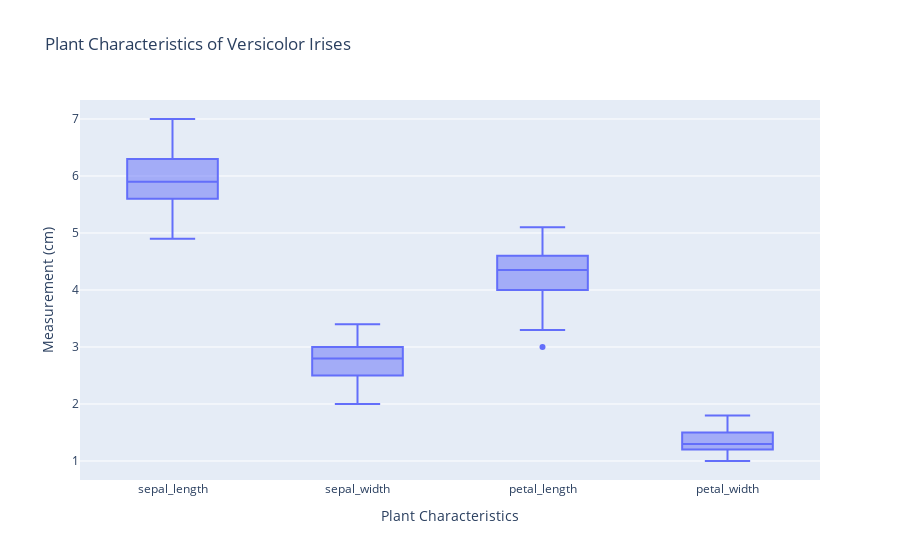

The code cell stored with this chart in its notebook:
### Markdown cell above
<br>
<details>
    <summary>Blockly Hints</summary>
    <ul><li>Notation
        <ul>
            <li><code>A</code> &nbsp;:&nbsp; <code>B</code>&nbsp; means snap blocks A and B together.</li>
            <li><code>A</code> &nbsp;&lt;-&nbsp; <code>B</code>&nbsp; means insert block B into the hole in block A.</li>
        </ul>
    </li>
        <li>Blocks
            <ul>
                <li>freestyle
                    <ul>
                        <li>Unless specifically instructed, use the first block from the FREESTYLE menu.</li>
                    </ul>
                </li>
                <li><code>with .. do .. using ..</code>
                    <ul>
                        <li>The <code>with .. do .. using ..</code> block is found under VARIABLES.</li>
                        <li>You can use the <code>+ -</code> controls on the block to change the number of notches. Unless specifically instructed, the block should not have any empty notches when you click Blocks to Code. </li> 
                        <li>If <code>do</code> dropdown says "!Not populated until you execute code", click anywhere in the notebook tab, then click try "Run All Above Selected Cell" from the "Run" menu.</li> 
                        <li>If <code>with .. do .. using ..</code> block does not want to snap together nicely with the <code>set .. to</code> block, try dragging the <code>set .. to</code> block instead.</li>
                    </ul>
                </li>
            </ul>
        </li>
        <li>variable
            <ul>
                <li>After it is created, each variable has its own block at the end of the VARIABLES menu.</li>
            </ul>
        </li>
    </ul>
</details>

### Code cell
#!response
px.box(versicolor,y=y,labels=labels,title=title)

#<xml xmlns="https://developers.google.com/blockly/xml"><variables><variable id="sxmi@8+(nr{5C?lifV,m">px</variable><variable id="vx|YJuAV,c/d1{4Ec`MN">versicolor</variable></variables><block type="varDoMethod_Python" id="fXd^,QZ|%ypl56RQq[u1" x="108" y="298"><mutation items="4"></mutation><field name="VAR" id="sxmi@8+(nr{5C?lifV,m">px</field><field name="MEMBER">box</field><data>px:box</data><value name="ADD0"><block type="variables_get" id="LAMA_*X9H7/E_GhczOoA"><field name="VAR" id="vx|YJuAV,c/d1{4Ec`MN">versicolor</field></block></value><value name="ADD1"><block type="dummyOutputCodeBlock_Python" id="d3CUgWw#PFcS=-uao[|r"><field name="CODE">y=y</field></block></value><value name="ADD2"><block type="dummyOutputCodeBlock_Python" id="n`Vl=K}$(VNmubg{r/]N"><field name="CODE">labels=labels</field></block></value><value name="ADD3"><block type="dummyOutputCodeBlock_Python" id=";o^t6DF%tRcFc)Wo.T+S"><field name="CODE">title=title</field></block></value></block></xml>

### Figure 1 — Plotly figure (JSON) as saved in the notebook; plotly's stock layout.template omitted (floating-point values rounded to 4 significant figures; data arrays with more than 128 entries replaced by an {"elided": "..."} marker saying what was removed)
{"data": [{"alignmentgroup": "True", "hovertemplate": "Plant Characteristics=%{x}<br>Measurement (cm)=%{y}<extra></extra>", "legendgroup": "", "marker": {"color": "#636efa"}, "name": "", "notched": false, "offsetgroup": "", "orientation": "v", "showlegend": false, "type": "box", "x": {"elided": "200 str values"}, "x0": " ", "xaxis": "x", "y": {"elided": "200 float values"}, "y0": " ", "yaxis": "y"}], "layout": {"autosize": true, "boxmode": "group", "legend": {"tracegroupgap": 0}, "title": {"text": "Plant Characteristics of Versicolor Irises"}, "xaxis": {"anchor": "y", "autorange": true, "domain": [0, 1], "range": [-0.5, 3.5], "title": {"text": "Plant Characteristics"}, "type": "category"}, "yaxis": {"anchor": "x", "autorange": true, "domain": [0, 1], "range": [0.6667, 7.333], "title": {"text": "Measurement (cm)"}, "type": "linear"}}}
